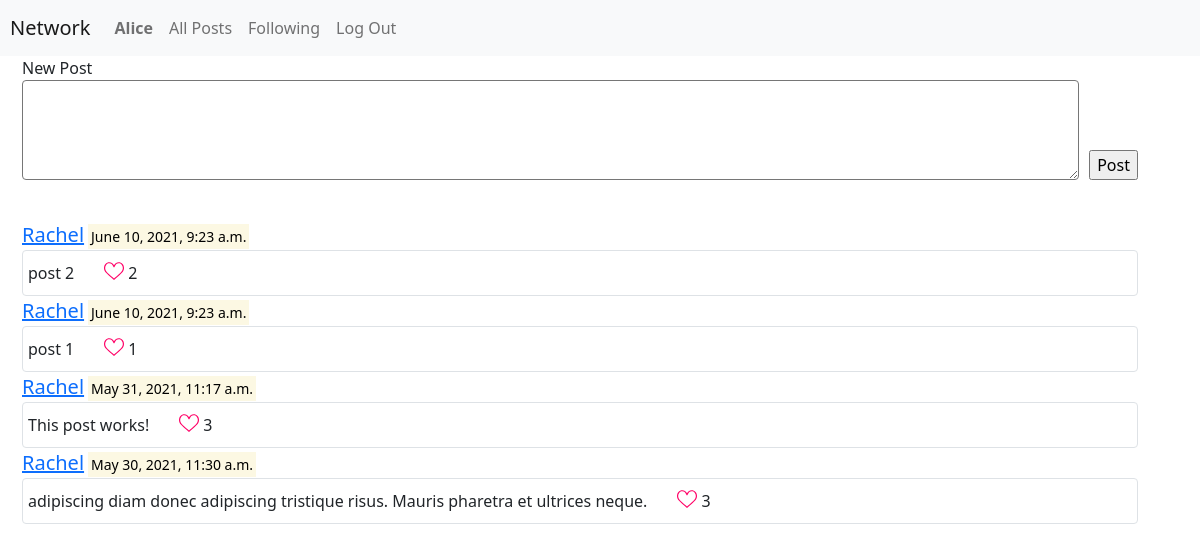
/posts/filter/Alice (signed in), run on the app's committed database.
### network/models.py (models this page shows, shortened)
class User(AbstractUser):
    posts = models.ManyToManyField('Post',blank=True)
    follow = models.ManyToManyField('UserFollowing',blank=True)

class Post(models.Model):
    id = models.AutoField(primary_key=True)
    contents = models.TextField()
    created_by = models.ForeignKey(User, on_delete=models.CASCADE)
    created_at = models.DateTimeField(auto_now_add=True)
    likes = models.IntegerField(default=0)
    updated_at = models.DateTimeField(auto_now_add=True)
    deleted_at = models.DateTimeField(blank=True, null=True)

### network/views.py (the view)
def filtered_posts(request, profile_id):
    profile = User.objects.get(username=profile_id)
    filtered_posts = Post.objects.none()
    for u in profile.follow.all().iterator():
        posts = Post.objects.filter(created_by=u.following)
        filtered_posts = filtered_posts | posts
    return render(request, 'network/index.html', {
        'posts': filtered_posts.order_by('-created_at')
    })

### network/templates/network/index.html (shortened to what this page needs)
{% extends "network/layout.html" %}
{% load static %}
{% block body %}
    {% if user.is_authenticated %}
    <div class="container">
        New Post
        <form action="{% url 'create' %}" method="POST" style="display: flex; margin-bottom: 40px;">
            <textarea name="post-content" id="post-content" cols="30" rows="10"></textarea>
            <input type="submit" value="Post" style="align-self:flex-end; margin-left: 10px;">
        </form>
        {% for post in posts %}
        <div class="post" data-postid="{{post.pk}}">
            <a class="lead" href="{% url 'profile' profile_id=post.created_by.username %}">{{post.created_by.username}}</a>
            <mark class="small">{{post.created_at}}</mark>
            <div class='post-misc border rounded'>
                <div class ='text-content' style="margin-left: 5px;margin-top: 10px; margin-bottom:10px;">{{post.contents}}</div>
                <div style="display:flex; align-self: center; margin-left: 30px;" class='post-misc-btns'>
                    <img src="{% static 'network/unliked.svg' %}" class="filter-red" id="like-btn" data-postid="{{post.pk}}" name="edit" style="height: 20px;width: 20px;margin-right: 4px;" >
                    <div id="like-count" >{{post.likes}}</div>
                </div>
            </div>
        </div>
        {% endfor %}
        {% endif %}
    </div>
{% endblock %}

### network/templates/network/layout.html (shortened to what this page needs)
{% load static %}
<!DOCTYPE html>
<html lang="en">
    <head>
        <link href="https://cdn.jsdelivr.net/npm/bootstrap@5.0.0-beta2/dist/css/bootstrap.min.css" rel="stylesheet">
        <link href="{% static 'network/styles.css' %}" rel="stylesheet">
    </head>
    <body>
        <nav class="navbar navbar-expand-lg navbar-light bg-light">
            <a class="navbar-brand" href="{% url 'all_posts' %}" style="margin-left: 10px;">Network</a>
            <div>
              <ul class="navbar-nav mr-auto">
                {% if user.is_authenticated %}
                    <li class="nav-item">
                        <a class="nav-link" href="{% url 'profile' profile_id=user.username %}"><strong>{{ user.username }}</strong></a>
                    </li>
                {% endif %}
                <li class="nav-item">
                  <a class="nav-link" href="{% url 'all_posts' %}">All Posts</a>
                </li>
                {% if user.is_authenticated %}
                    <li class="nav-item">
                        <a class="nav-link" href="{% url 'filtered_posts' profile_id=user.username %}">Following</a>
                    </li>
                    <li class="nav-item">
                        <a class="nav-link" href="{% url 'logout' %}">Log Out</a>
                    </li>
                {% endif %}
              </ul>
            </div>
          </nav>
        <div class="body">
            {% block body %}
            {% endblock %}
        </div>
    </body>
</html>

### network/static/network/styles.css (style rules this page uses)
.container { margin-left: 10px; }
.post-misc { display: flex; justify-content: flex-start; }
.filter-red { filter: invert(13%) sepia(69%) saturate(7493%) hue-rotate(332deg) brightness(107%) contrast(106%); }
#post-content { width: 100%; height: 100px; border-radius: 4px; }

### data on the page
User: username "Alice"
Post: created_by.username "Rachel", created_at "June 10, 2021, 9:23 a.m.", contents "post 2", likes "2"
Post: created_by.username "Rachel", created_at "June 10, 2021, 9:23 a.m.", contents "post 1", likes "1"
Post: created_by.username "Rachel", created_at "May 31, 2021, 11:17 a.m.", contents "This post works!", likes "3"
Post: created_by.username "Rachel", created_at "May 30, 2021, 11:30 a.m.", contents "adipiscing diam donec adipiscing tristique risus. Mauris pharetra et ultrices neque.", likes "3"
